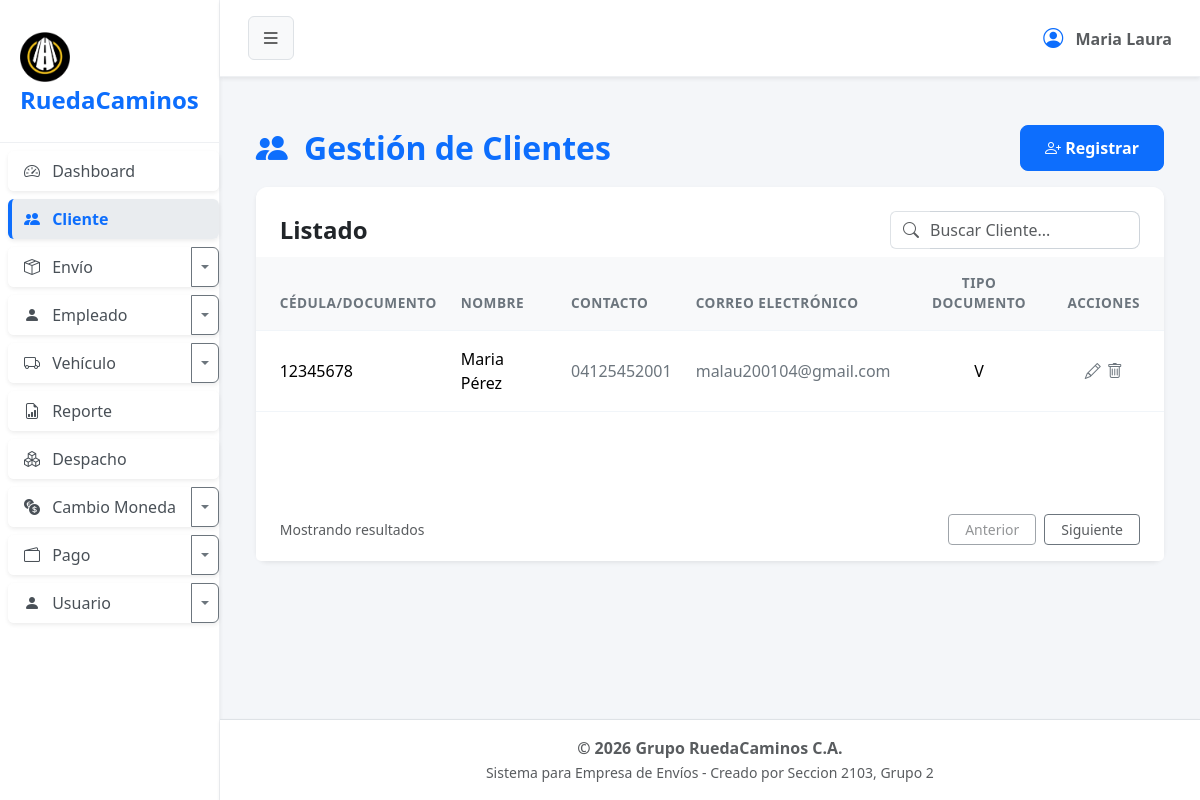
Before: /?url=cliente with the older database file.
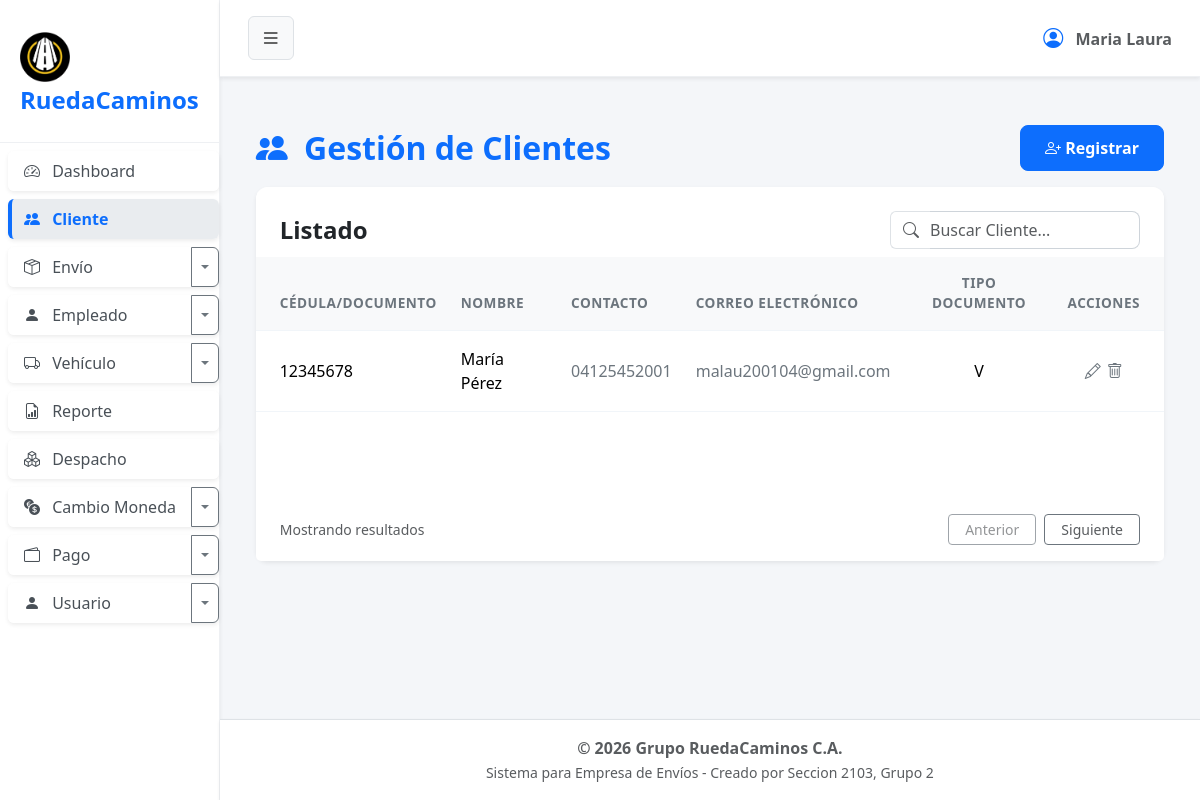
After: the same page with the newer database file.
### tables this page shows
CREATE TABLE `cliente` (
  `cod_cliente` int(10) NOT NULL,
  `doc_identidad` int(10) NOT NULL COMMENT 'puede ser el rif,cedula,etc',
  `razon_social` varchar(30) NOT NULL,
  `apellido` varchar(20) DEFAULT NULL,
  `telefono` varchar(11) NOT NULL,
  `email` varchar(80) DEFAULT NULL,
  `tipo_documento` varchar(1) NOT NULL COMMENT 'v=venezolano,j=juridico, e=extranjero, g=gubernamental',
  `estado` tinyint(1) NOT NULL
);

### app/controller/clienteController.php (called while the page is built, shortened)
<?php
$cliente = new Cliente();
$registros = $cliente->obt_RegistrosClientes();
include 'app/view/layout/header.php';
include 'app/view/cliente/clienteView.php';
include 'app/view/layout/footer.php';

### index.php (called while the page is built, shortened)
<?php
    $frontController = new FrontController();
?>

### app/config/Conexion.php (called while the page is built, shortened)
<?php
abstract class Conexion
{
    public $host = "localhost";
    public $namedb = "grupo_ruedacaminos";
    public $userdb = "root";
    public $passwd = "";
    public function __construct()
    {
        $this->conexion = $this->getConnection();
    }
    public function getConnection(): PDO
    {
        try {
            $dsn = "mysql:host=" . $this->host . ";dbname=" . $this->namedb . ";charset=utf8";
            $conexion = new PDO($dsn, $this->userdb, $this->passwd);
            $conexion->setAttribute(PDO::ATTR_ERRMODE, PDO::ERRMODE_EXCEPTION);
        } catch (PDOException $error) {
            die('No se pudo conectar a la base de datos, error:' . $error->getMessage());
        }
        return $conexion;
    }
}

### app/model/Cliente.php (called while the page is built, shortened)
<?php
class Cliente extends Conexion
{
    public function obt_RegistrosClientes()
    {
        try {
            $sentencia = "SELECT * FROM cliente WHERE estado = 1";
            $select = $this->conexion->prepare($sentencia);
            $select->execute();
            return $select->fetchAll(\PDO::FETCH_ASSOC);
        } catch (\PDOException $e) {
            return [];
        }
    }
}

### app/view/cliente/componentes/tabla.php (the view, shortened to what this page needs)
<div class="card-body p-0">
    <div class="table-responsive">
        <table class="table table-hover align-middle mb-0">
            <thead class="table-light table-header-custom">
                <tr>
                    <th class="ps-4">CÉDULA/DOCUMENTO</th>
                    <th>NOMBRE</th>
                    <th>CONTACTO</th>
                    <th>CORREO ELECTRÓNICO</th>
                    <th class="text-center">TIPO DOCUMENTO</th>
                    <th class="pe-4 text-center">ACCIONES</th>
                </tr>
            </thead>
            <tbody>
                <?php foreach ($registros as $dato): ?>
                    <tr>
                        <td class="ps-4 fw-medium"><?= $dato['doc_identidad'] ?></td>
                        <td>
                            <span class="fw-medium"><?php echo $dato['razon_social'] . ' ' . $dato['apellido'] ?></span>
                        </td>
                        <td class="text-secondary"><?= $dato['telefono'] ?></td>
                        <td class="text-secondary"><?= $dato['email'] ?></td>
                        <td class="text-center"><?= $dato['tipo_documento'] ?></td>
                        <td class="pe-4 text-center">
                            <button type="button" class="btn btn-link text-secondary p-0 m-0 align-baseline" title="Editar" data-bs-toggle="modal"
                                <?php if ($dato['tipo_documento'] == 'J' || $dato['tipo_documento'] == 'P' || $dato['tipo_documento'] == 'G') {
                                    echo ' data-bs-target="#editClienteJuridico"';
                                } else if ($dato['tipo_documento'] == 'V' || $dato['tipo_documento'] == 'E') {
                                    echo ' data-bs-target="#editClienteNatural"';
                                }
                                ?>
                                datos-cod-cliente="<?php echo $dato['cod_cliente']; ?>"
                                datos-doc-identidad="<?php echo $dato['doc_identidad']; ?>"
                                datos-razon-social="<?php echo $dato['razon_social']; ?>"
                                datos-apellido="<?php echo $dato['apellido']; ?>"
                                datos-telefono="<?php echo $dato['telefono']; ?>"
                                datos-email="<?php echo $dato['email']; ?>"
                                datos-tipo-documento="<?php echo $dato['tipo_documento']; ?>">
                                <i class="bi bi-pencil"></i>
                            </button>
                            <form action="?url=cliente" method="POST" style="display: inline;">
                                <fieldset style="display: inline;">
                                    <button type="submit" name="tipoSolicitud" value="eliminar" class="btn btn-link text-secondary p-0 m-0 align-baseline" title="Eliminar" onclick="return confirm('¿Está seguro de eliminar este cliente?');">
                                        <i class="bi bi-trash"></i>
                                    </button>
                                </fieldset>
                            </form>
                        </td>
                    </tr>
                <?php endforeach; ?>
            </tbody>
        </table>
    </div>
</div>

Changed rows visible on the page:
changed cliente "Pérez": razon_social "Maria" → "María"
